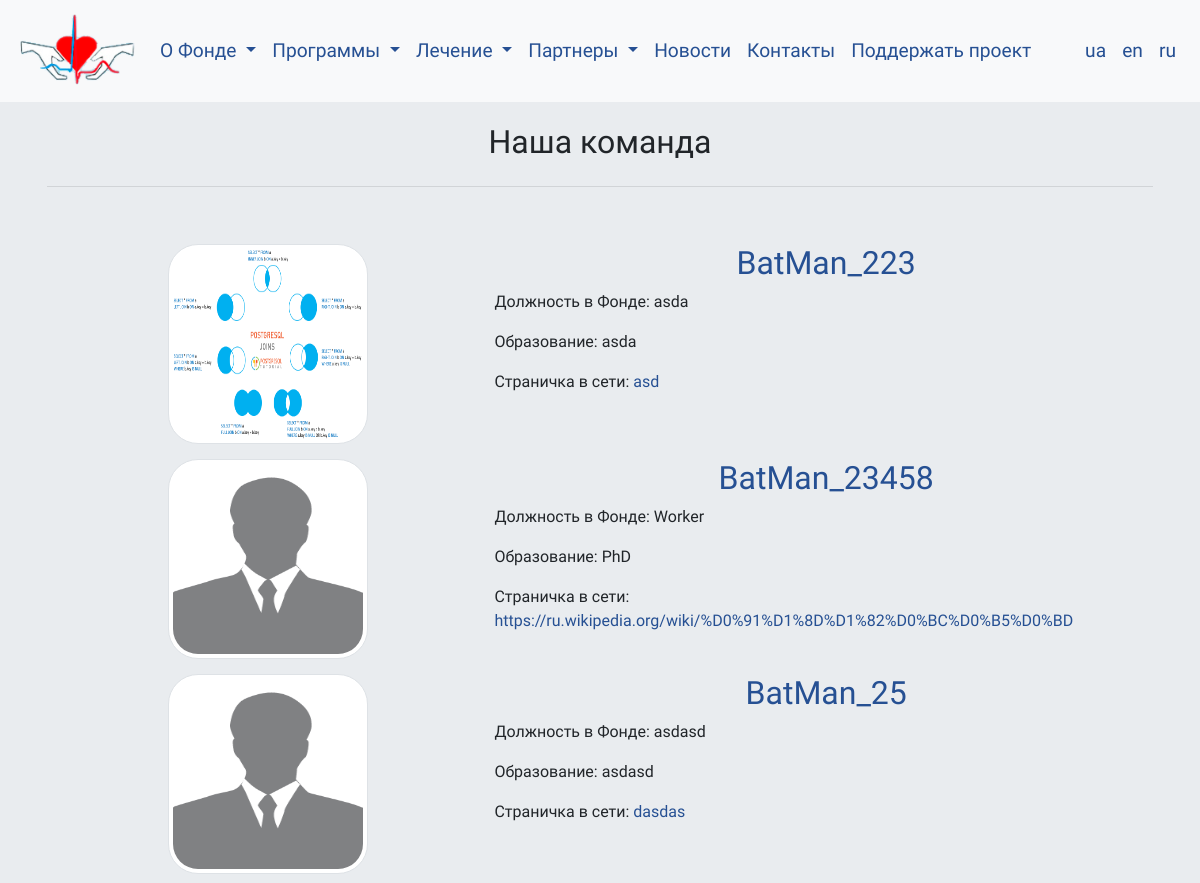
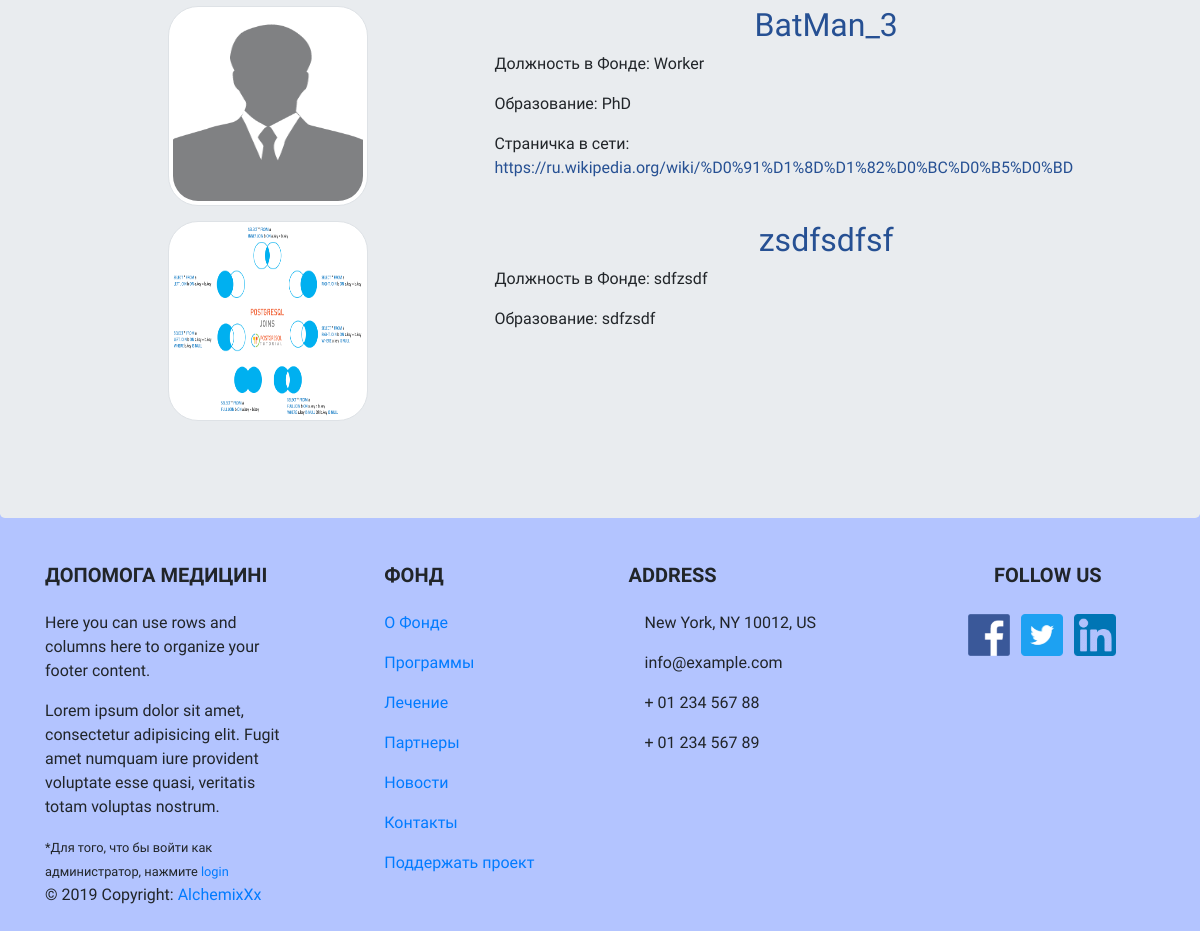
The app's page /team with its own data (2 pictures, top to bottom).
### flaskblog/models.py (models this page shows, shortened)
class Team(db.Model):
    id = db.Column(db.Integer, primary_key=True)
    name = db.Column(db.String(128), unique=True, nullable=False)
    position = db.Column(db.String(256), nullable=False)
    education = db.Column(db.String(256), nullable=False)
    work = db.Column(db.String(256), nullable=False)
    work_position = db.Column(db.String(256), nullable=False)
    social_link = db.Column(db.String(256), nullable=False)
    biography = db.Column(db.Text, nullable=False)
    image_file = db.Column(db.String(50), nullable=False, default='default.jpg')

### flaskblog/main/routes.py (the view)
@main.route("/team")
def team():
    page = request.args.get('page', 1, type=int)
    posts = Team.query.order_by(Team.name).paginate(page=page, per_page=7)
    return render_template('13_team.html', posts=posts)

### flaskblog/templates/13_team.html (shortened to what this page needs)
{% extends "00_layout.html" %}
{% block content %}
<main>
      <div class="jumbotron">
        <div class="container">
<div class="main_info">
    <h2>Наша команда</h2>
            <hr class="my-4">
            <div class="news_zone">
              {% for post in posts.items %}
               <img class="pict_2 img-thumbnail" src="{{ post.image_file }}" alt='__sorry__'>
               <article class="media content-section">
                 <div class="media-body">
                   <h2><a class="article-title" href="{{url_for('team.teammate', teammate_id=post.id)}}">{{post.name}}</a></h2>
                   {% if post.position != "None" %}
                      <p>Должность в Фонде: {{ post.position }}</p>
                   {% endif %}
                   {% if post.education != "None" %}
                      <p>Образование: {{ post.education }}</p>
                   {% endif %}
                   {% if post.social_link != "None" %}
                      <p>Страничка в сети: <a href="{{ post.social_link }}" target="_blank">{{ post.social_link }}</a> </p>
                   {% endif %}
                 </div>
               </article>
              {% endfor %}
            </div>
</div>
        </div>
    </div>
</main>
{% endblock content%}

### flaskblog/static/style.css (style rules this page uses)
body { background: #b3c4ff; font-size: 16px; font-family: 'Mukta', sans-serif; z-index: 100; width: 100%; height: 100%; }
.news_zone { padding-top: 3%; padding-bottom: 3%; }
h2 { text-align: center; }
.media-body a { color: #265093; }
.pict_2 { width: 200px; height: 200px; display: block; margin-left: auto; margin-right: auto; margin-top: auto; margin-bottom: auto; border-radius: 15%; }
.pict_2 { max-width: 450px; max-height: 450px; display: block; margin-left: auto; margin-right: auto; margin-top: auto; margin-bottom: auto; border-radius: 15%; }
.news_zone { max-width: 100%; display: grid; grid-template-columns: 40% 60%; grid-column-gap: 5px; grid-row-gap: 15px; }

### records on screen
Team: image_file (picture), name "BatMan_223", position "asda", education "asda", social_link "asd"
Team: image_file (placeholder picture), name "BatMan_23458", position "Worker", education "PhD", social_link "https://ru.wikipedia.org/wiki/%D0%91%D1%8D%D1%82%D0%BC%D0%B5%D0%BD"
Team: image_file (placeholder picture), name "BatMan_25", position "asdasd", education "asdasd", social_link "dasdas"
Team: image_file (placeholder picture), name "BatMan_3", position "Worker", education "PhD", social_link "https://ru.wikipedia.org/wiki/%D0%91%D1%8D%D1%82%D0%BC%D0%B5%D0%BD"
Team: image_file (picture), name "zsdfsdfsf", position "sdfzsdf", education "sdfzsdf"
